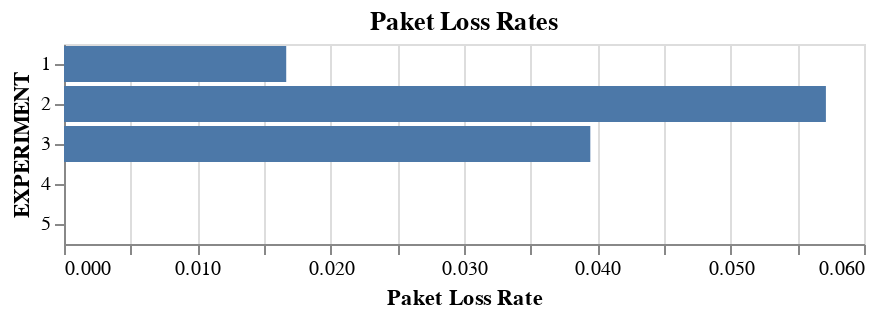

The notebook cell saved with this chart:
### Code cell
alt.Chart(success_stats.reset_index(), title="Paket Loss Rates").mark_bar().encode(
    x=alt.Y("LOSS_RATE:Q", title="Paket Loss Rate"),
    y="EXPERIMENT:O"
)

### Figure 1 — Vega-Lite specification as saved in the notebook (floating-point values rounded to 4 significant figures)
{"config": {"view": {"continuousWidth": 400, "continuousHeight": 300}}, "data": {"name": "data-348cbd41f4935013b89562d6dbe87f2a"}, "mark": "bar", "encoding": {"x": {"field": "LOSS_RATE", "title": "Paket Loss Rate", "type": "quantitative"}, "y": {"field": "EXPERIMENT", "type": "ordinal"}}, "title": "Paket Loss Rates", "$schema": "https://vega.github.io/schema/vega-lite/v4.17.0.json", "datasets": {"data-348cbd41f4935013b89562d6dbe87f2a": [{"EXPERIMENT": 1, "ACKED_TRANSMISSIONS": 59, "TRANSMISSIONS": 60, "LOST_TRANSMISSIONS": 1, "LOSS_RATE": 0.01667}, {"EXPERIMENT": 2, "ACKED_TRANSMISSIONS": 66, "TRANSMISSIONS": 70, "LOST_TRANSMISSIONS": 4, "LOSS_RATE": 0.05714}, {"EXPERIMENT": 3, "ACKED_TRANSMISSIONS": 73, "TRANSMISSIONS": 76, "LOST_TRANSMISSIONS": 3, "LOSS_RATE": 0.03947}, {"EXPERIMENT": 4, "ACKED_TRANSMISSIONS": 44, "TRANSMISSIONS": 44, "LOST_TRANSMISSIONS": 0, "LOSS_RATE": 0.0}, {"EXPERIMENT": 5, "ACKED_TRANSMISSIONS": 24, "TRANSMISSIONS": 24, "LOST_TRANSMISSIONS": 0, "LOSS_RATE": 0.0}]}}
